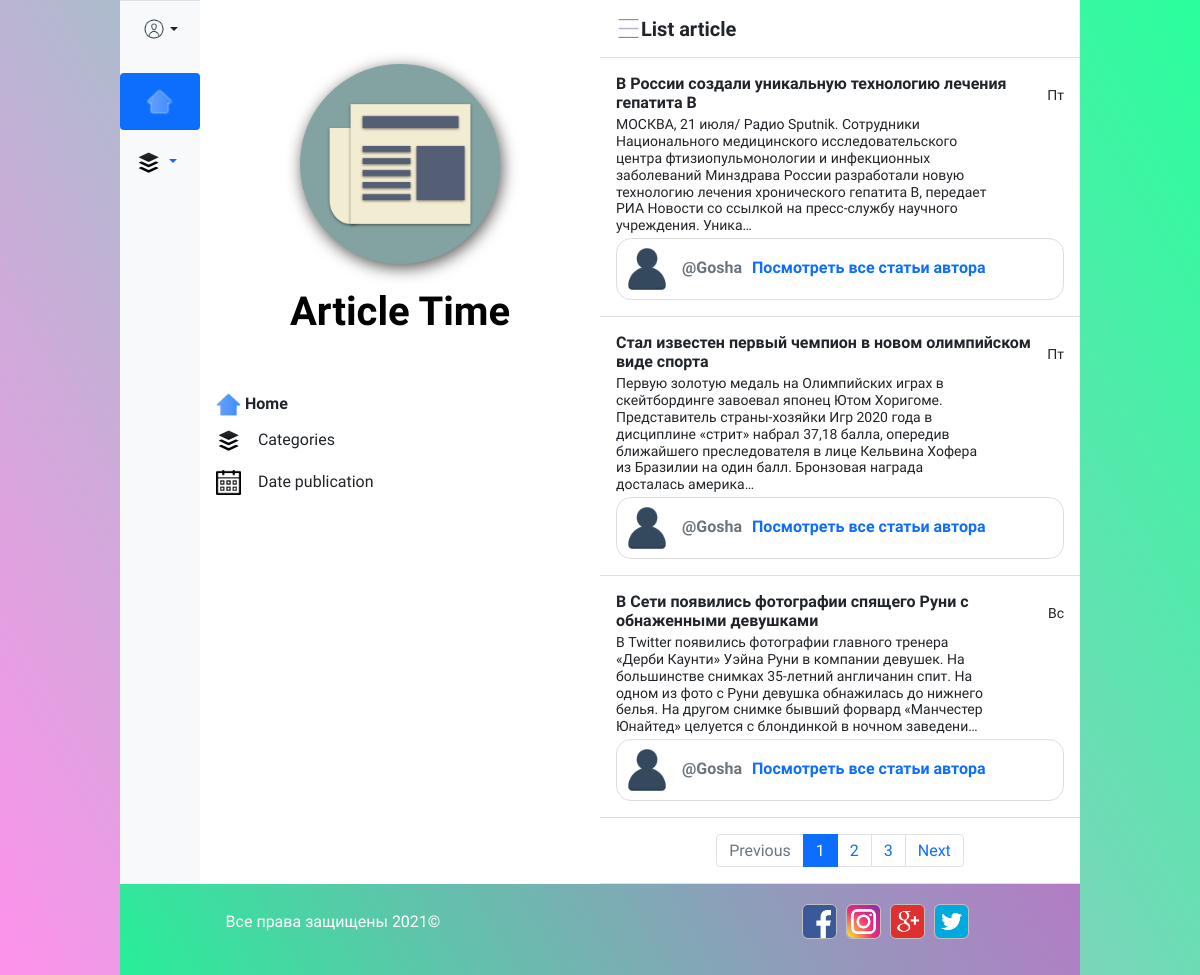
The page / on the database its author committed.
### article/models.py (models this page shows, shortened)
class Article(models.Model):
    avtor = models.ForeignKey(User, on_delete=models.CASCADE)
    title = models.CharField(max_length=150, db_index=True)
    slug = models.SlugField(max_length=150, blank=True, unique=True)
    body = models.TextField(blank=True, db_index=True)
    categories = models.ManyToManyField('category', blank=True, related_name='articles')
    img_article = models.ImageField('img article', default='default-article.png', upload_to='article_images')
    date_pub = models.DateField('date publication', default=timezone.now)
    class Meta:
        verbose_name = 'Статью'
        verbose_name_plural = 'Статьи'

### users/models.py (models this page shows, shortened)
class Profile(models.Model):
    user = models.OneToOneField(User, on_delete=models.CASCADE)
    img = models.ImageField(default='default-user.png', upload_to='user_images')

### article/views.py (the view)
# urls.py: path('', AV.ArticlesView.as_view(), name='home'),
class ArticlesView(ListView):
    model = Article
    context_object_name = 'articles'
    ordering = ['-id']
    paginate_by = 3
    template_name = 'base.html'
    def get_context_data(self, **kwards):
        ctx = super(ArticlesView, self).get_context_data(**kwards)
        ctx['title'] = 'Article Time'
        return ctx

### article/context_processors.py (called while the page is built)
def categories(request):
    categories = Category.objects.all()
    articles_all = Article.objects.all()
    date = []
    for item in articles_all:
        date.append(item.date_pub)
    date = list(set(date))
    return {
        'categories': categories,
        'date_all': date
    }

### templates/base.html (shortened to what this page needs)
{% load static %}
<!doctype html>
<html lang="ru">
<head>
    <link rel="stylesheet" href="https://cdn.jsdelivr.net/npm/bootstrap@5.0.2/dist/css/bootstrap.min.css">
    <link rel="stylesheet" href="{% static 'css/style.css' %}">
</head>
<body>
<div class="row container">
    <div class="col-1 d-flex flex-column flex-shrink-0 bg-light none_mobile">
        <div class="dropdown border-top">
          <a href="#" class="d-flex align-items-center justify-content-center p-3 link-dark text-decoration-none dropdown-toggle" id="dropdownUser3" data-bs-toggle="dropdown" aria-expanded="false">
            <img src="{% if not user.is_authenticated %}{% static 'img/profile_icon.png' %}{% else %}{{ user.profile.img.url }}{% endif %}" alt="Photo profile" width="24" height="24" class="rounded-circle">
          </a>
        </div>
      <ul class="nav nav-pills nav-flush flex-column mb-auto text-center mt-3">
        <li class="nav-item">
          <a href="/" class="nav-link nav_menu active py-3" title=""
             data-bs-toggle="tooltip" data-bs-placement="right" data-bs-original-title="Home">
            <img src="{% static 'img/home_icon.png' %}" alt="Home icon" width="25" height="25">
          </a>
        </li>
        <li class="nav-item mt-1">
            <button class="nav-link dropdown-toggle nav_menu py-3"
               id="navbarDarkDropdownMenuLink" role="button" data-bs-toggle="dropdown" aria-expanded="false">
            <img src="{% static 'img/category_icon.png' %}" class="category_img" alt="Category icon" width="25" height="25">
          </button>
        </li>
      </ul>
    </div>
    {% block content %}
    <div class="col-12 col-md-5 flex-shrink-0 p-3 bg-white ">
        <div class="px-4 py-5 text-center article_home more_details">
          {% block category %}
              <img class="d-block mx-auto mb-4 logo_img" src="{% static 'img/article_logo.png' %}" alt="Article logo" width="200" height="200">
              <h1 class="fw-bold">Article Time</h1>
          {% endblock %}
        </div>
      <ul class="list-unstyled ps-0">
        <li class="mb-1">
          <a href="/" class="link-dark text-decoration-none">
            <img src="{% static 'img/home_icon.png' %}" alt="Image list article" width="25" height="25">
            <span class="fw-bold">Home</span>
          </a>
        </li>
        <li class="mb-1">
            <img src="{% static 'img/category_icon.png' %}" alt="Image list article" width="25" height="25">
            <button class="btn btn-toggle align-items-center rounded collapsed ml-1" data-bs-toggle="collapse" data-bs-target="#dashboard-collapse" aria-expanded="false">
                Categories
            </button>
        </li>
          <li class="mb-1">
            <img src="{% static 'img/date_icon.png' %}" alt="Image list article" width="25" height="25">
            <button class="btn btn-toggle align-items-center rounded collapsed ml-1" data-bs-toggle="collapse" data-bs-target="#dashboard-collapse-data" aria-expanded="false">
                Date publication
            </button>
        </li>
      </ul>
    </div>
    <div class="col-12 col-md-6 d-flex flex-column align-items-stretch flex-shrink-0 bg-white more_list">
        {% include 'article/includes/article_list.html' %}
    </div>
    {% endblock %}
</div>
<footer class="container">
    <div class="footer">
        <p>Все права защищены 2021&copy;</p>
        <p>
            <a href="#top"><img src="{% static '/img/facebook.png' %}" alt="icon" class="footer_icon"></a>
            <a href="#top"><img src="{% static '/img/instagram.png' %}" alt="icon" class="footer_icon"></a>
            <a href="#top"><img src="{% static '/img/google.png' %}" alt="icon" class="footer_icon"></a>
            <a href="#top"><img src="{% static '/img/twitter.png' %}" alt="icon" class="footer_icon"></a>
        </p>
    </div>
</footer>
</body>
</html>

### templates/article/includes/article_list.html (shortened to what this page needs)
{% load static %}
<a href="/" class="d-flex align-items-center flex-shrink-0 p-3 link-dark text-decoration-none border-bottom">
  <img src="{% static 'img/article_list.png' %}" alt="Image list article" width="25" height="25">
  <span class="fs-5 fw-bold">List article</span>
</a>
<div class="list-group list-group-flush border-bottom scrollarea">
  {% for article in articles %}
  <div class="list-group-item list-group-item-action py-3 lh-tight article"
     aria-current="true" data-slug="{{ article.slug }}" style="cursor:pointer;">
    <div class="d-flex w-100 align-items-center justify-content-between">
      <strong class="mb-1">{{ article.title }}</strong>
      <small>{{ article.date_pub|date:"D" }}</small>
    </div>
    <div class="col-10 mb-1 small">{{ article.body|truncatechars:300 }}</div>
    <div class="d-flex text-muted avtor_img">
        <img src="{{ article.avtor.profile.img.url }}" alt="Photo avtor" height="50" width="50">
        <strong class="d-block text-gray-dark">@{{ article.avtor }}</strong>
        <strong class="d-block text-gray-dark article_all_user">
          <a href="/user/{{ article.avtor }}" >Посмотреть все статьи автора</a>
        </strong>
    </div>
  </div>
  {% endfor %}
  {% if is_paginated %}
  <nav class="pt-3" style="margin:auto;">
    <ul class="pagination">
      {% if page_obj.has_previous %}
        <li class="page-item">
          <a class="page-link" href="?page={{ page_obj.previous_page_number }}">Previous</a>
      {% else %}
        <li class="page-item disabled">
          <a class="page-link" href="#" tabindex="-1" aria-disabled="true">Previous</a>
      {% endif %}
      </li>
      {% for num in page_obj.paginator.page_range %}
        {% if num == page_obj.number %}
          <li class="page-item active" aria-current="page"><a class="page-link" href="?page={{ num }}">{{ num }}</a></li>
        {% elif num > page_obj.number|add:'-3' and num < page_obj.number|add:'3'  %}
          <li class="page-item"><a class="page-link" href="?page={{ num }}">{{ num }}</a></li>
        {% endif %}
      {% endfor %}
      {% if page_obj.has_next %}
        <li class="page-item">
          <a class="page-link" href="?page={{ page_obj.next_page_number }}">Next</a>
      {% else %}
        <li class="page-item disabled">
          <a class="page-link" href="#" tabindex="-1" aria-disabled="true">Next</a>
      {% endif %}
      </li>
    </ul>
  </nav>
  {% endif %}
</div>

### static/css/style.css (style rules this page uses)
* { margin: 0; padding: 0; }
a { text-decoration: none; }
.row { --bs-gutter-x: 0!important; }
body { font-family: 'M PLUS 1p', sans-serif; font-size: 16px; background: linear-gradient( 60deg, #fd0dd473, #00ff89d6 ); color: #000; height: 100%; line-height: 1.2; }
.container { width: 80%; margin: 0 10%; }
.active > img { filter: drop-shadow(0px 0px 1px #fff); }
.logo_img { filter: drop-shadow(2px 4px 8px #585858); }
.avtor_img { border: 1px solid #ddd; border-radius: 15px; padding: 5px; background: #fff; }
.avtor_img > strong { position: relative; margin-top: 14px; margin-left: 10px; }
footer { background: linear-gradient( 60deg, #00ff89d6, #fd0dd473 ); color: #fff; text-align: center; padding: 20px 0; font-weight: 300; }
.footer { display: flex; width: 80%; margin: 0 10%; justify-content: space-between; align-items: center; }
.footer_icon { width: 35px; height: 35px; margin-right: 5px; border: 0.7px solid silver; border-radius: 6px; transition: 0.4s linear; }

### rows shown on the page
Article: title "В России создали уникальную технологию лечения гепатита В", date_pub "Пт", body "МОСКВА, 21 июля/ Радио Sputnik. Сотрудники Национального медицинского исследовательского центра фтизиопульмонологии и инфекционных заболеваний Минздрава России разработали новую технологию лечения хронического гепатита B, передает РИА Новости со ссылкой на пресс-службу научного учреждения. Уника…", avtor.profile.img (picture), avtor "Gosha"
Article: title "Стал известен первый чемпион в новом олимпийском виде спорта", date_pub "Пт", body "Первую золотую медаль на Олимпийских играх в скейтбординге завоевал японец Ютом Хоригоме. Представитель страны-хозяйки Игр 2020 года в дисциплине «стрит» набрал 37,18 балла, опередив ближайшего преследователя в лице Кельвина Хофера из Бразилии на один балл. Бронзовая награда досталась америка…", avtor.profile.img (picture), avtor "Gosha"
Article: title "В Сети появились фотографии спящего Руни с обнаженными девушками", date_pub "Вс", body "В Twitter появились фотографии главного тренера «Дерби Каунти» Уэйна Руни в компании девушек. На большинстве снимках 35-летний англичанин спит. На одном из фото с Руни девушка обнажилась до нижнего белья. На другом снимке бывший форвард «Манчестер Юнайтед» целуется с блондинкой в ночном заведени…", avtor.profile.img (picture), avtor "Gosha"

### other values the page prints
{{ num }} "1"
{{ num }} "2" "3"
